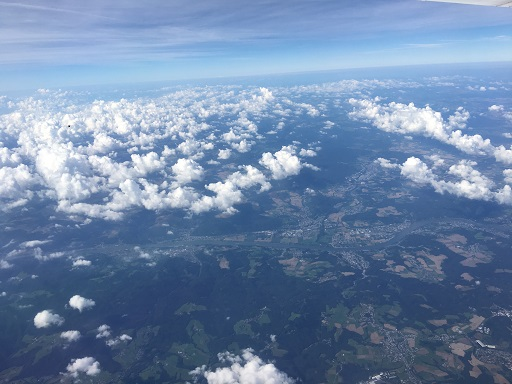
#> input picture Test/Pictures/clouds.jpg, 512 x 384 px
$ python 014_Image_Operation.py
#> lines starting #> are read from the running program, lines starting #| are printed output that depends on the picture
import cv2
import numpy as np
from matplotlib import pyplot as plt

image = cv2.imread('Pictures/clouds.jpg', 0)
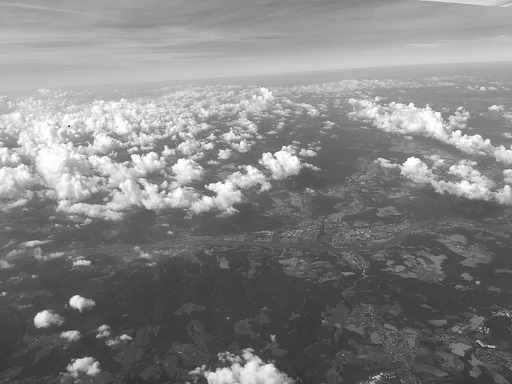
#> image: shape (384, 512); min 0, max 255, mean 130.9
rows, cols = image.shape
#> rows = 384; cols = 512

scale = cv2.resize(image, None, fx=0.5, fy=0.5, interpolation=cv2.INTER_AREA)
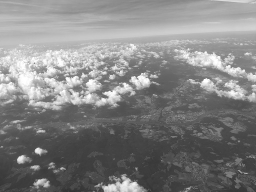
#> scale: shape (192, 256); min 48, max 255, mean 131.1

height, width = image.shape[:2]
#> height = 384; width = 512
scale1 = cv2.resize(image, (int(width * 0.7), int(height * 0.7)), interpolation=cv2.INTER_CUBIC)

cv2.namedWindow('Scale')
cv2.namedWindow('Scale2')
cv2.imshow('Scale', scale)
cv2.imshow('Scale1', scale1)

matrix = np.float32([[1, 0, 100], [0, 1, 100]])
translation = cv2.warpAffine(image, matrix, (rows, cols))
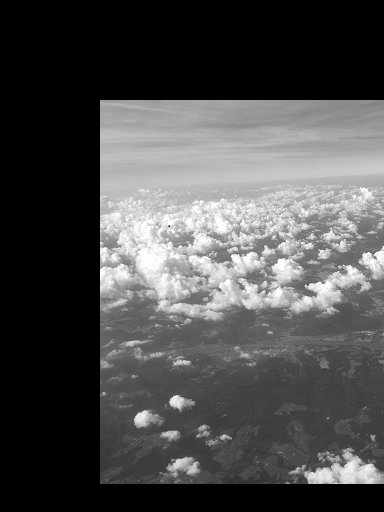
#> translation: shape (512, 384); min 0, max 255, mean 76.2
cv2.namedWindow('Translation')
cv2.imshow('Translation', translation)

#                                 rotation central, rotation degree, scale
matrix = cv2.getRotationMatrix2D((cols / 2, rows / 2), 90, 0.5)
#                                   rotation central
rotate = cv2.warpAffine(image, matrix, (cols, rows))
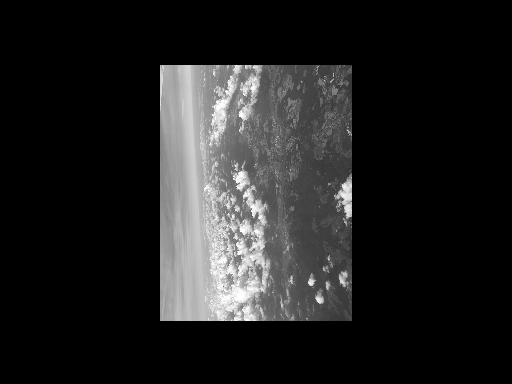
#> rotate: shape (384, 512); min 0, max 255, mean 32.8
cv2.namedWindow('Rotate')
cv2.imshow('Rotate', rotate)

flip = cv2.flip(image, -1)
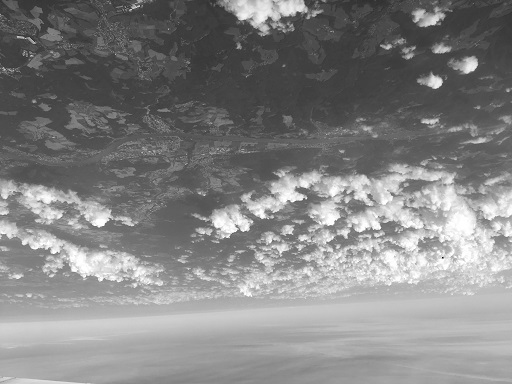
#> flip: shape (384, 512); min 0, max 255, mean 130.9
cv2.namedWindow('Flip')
cv2.imshow('Flip', flip)

pts1 = np.float32([[56, 65], [238, 52], [28, 237], [239, 240]])
pts2 = np.float32([[0, 0], [200, 0], [0, 200], [200, 200]])
M = cv2.getPerspectiveTransform(pts1, pts2)
res = cv2.warpPerspective(image, M, (cols, rows))
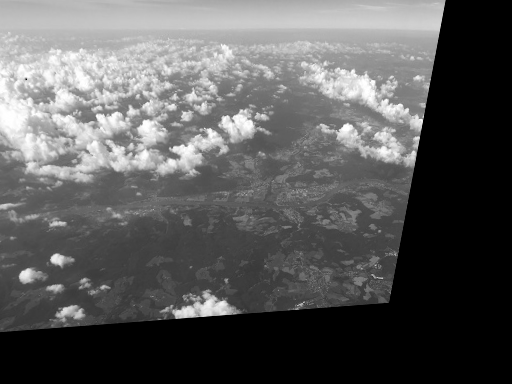
#> res: shape (384, 512); min 0, max 255, mean 90.3
plt.imshow(res)
plt.show()

cv2.waitKey()
cv2.destroyAllWindows()

$ run again, with Test/Pictures/building.jpg copied over Test/Pictures/clouds.jpg
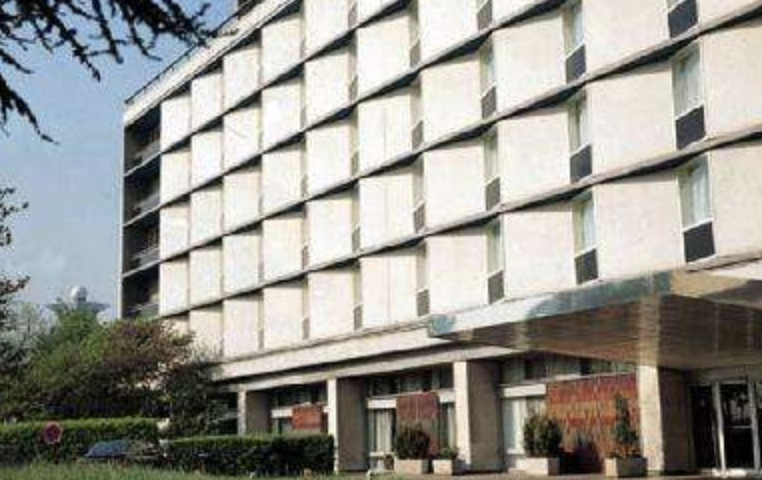
#> input picture Test/Pictures/building.jpg, 762 x 480 px
#> `flip = cv2.flip(image, -1)`:
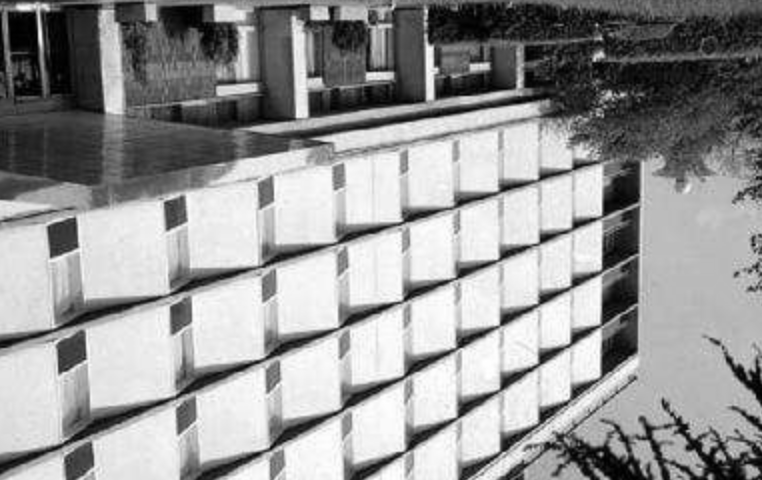
#> flip: shape (480, 762); min 0, max 255, mean 150.6
#> `res = cv2.warpPerspective(image, M, (cols, rows))`:
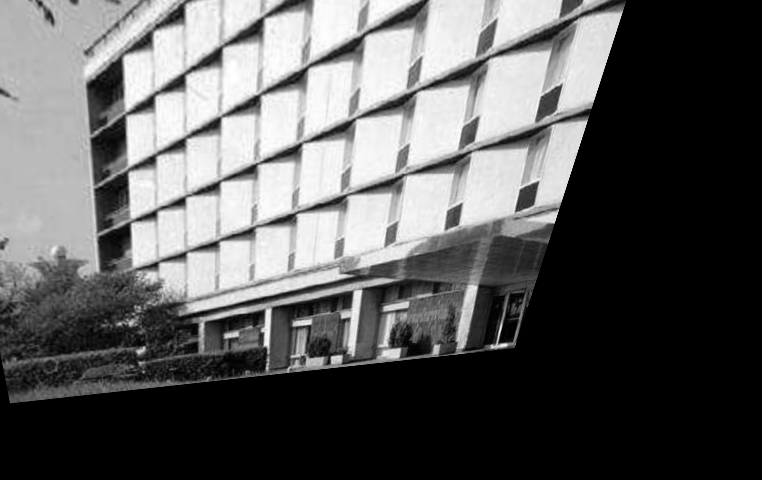
#> res: shape (480, 762); min 0, max 255, mean 93.3
